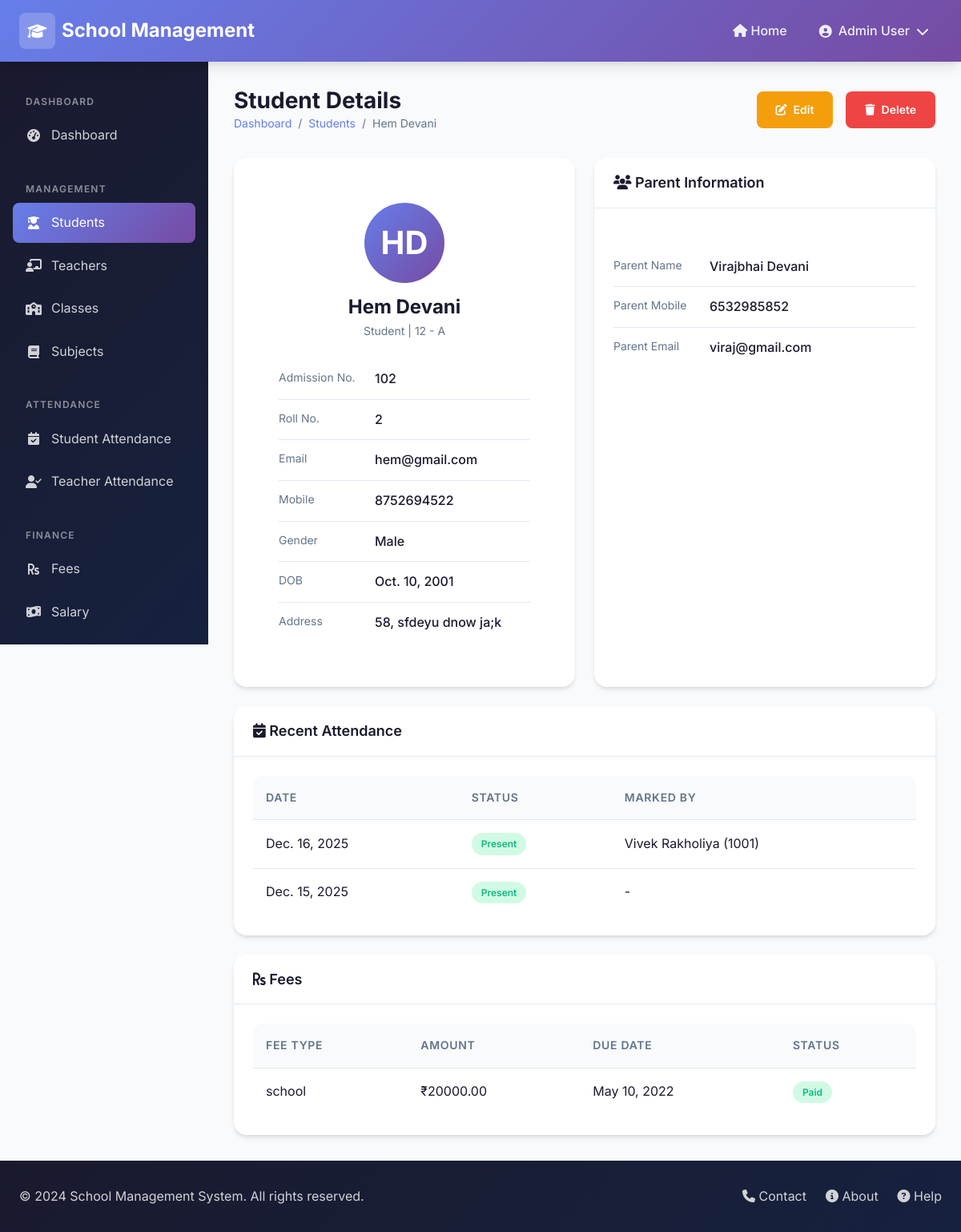
/admin-panel/students/2/, run on the app's committed database.
### core/models.py (models this page shows, shortened)
class Student(models.Model):
    GENDER_CHOICES = [
        ('male', 'Male'),
        ('female', 'Female'),
        ('other', 'Other'),
    ]
    username = models.CharField(max_length=50, unique=True)
    password = models.CharField(max_length=255)
    name = models.CharField(max_length=100)
    surname = models.CharField(max_length=100)
    email = models.EmailField(unique=True)
    mobile = models.CharField(max_length=15, blank=True)
    dob = models.DateField(null=True, blank=True)
    gender = models.CharField(max_length=10, choices=GENDER_CHOICES)
    roll_no = models.CharField(max_length=20)
    address = models.TextField(blank=True)
    student_class = models.ForeignKey(Class, on_delete=models.SET_NULL, null=True, related_name='students')
    section = models.CharField(max_length=10, blank=True)
    admission_no = models.CharField(max_length=50, unique=True)
    admission_date = models.DateField(null=True, blank=True)
    parent_name = models.CharField(max_length=100, blank=True)
    parent_mobile = models.CharField(max_length=15, blank=True)
    parent_email = models.EmailField(blank=True)
    created_at = models.DateTimeField(auto_now_add=True)
    updated_at = models.DateTimeField(auto_now=True)
    @property
    def full_name(self):
        return f"{self.name} {self.surname}"

class Class(models.Model):
    name = models.CharField(max_length=50)  # e.g., "Class 1", "Class 10"
    section = models.CharField(max_length=10, blank=True)  # e.g., "A", "B"
    created_at = models.DateTimeField(auto_now_add=True)
    updated_at = models.DateTimeField(auto_now=True)
    class Meta:
        verbose_name_plural = "Classes"
        ordering = ['name', 'section']
    def __str__(self):
        if self.section:
            return f"{self.name} - {self.section}"
        return self.name

class StudentAttendance(models.Model):
    STATUS_CHOICES = [
        ('present', 'Present'),
        ('absent', 'Absent'),
        ('late', 'Late'),
    ]
    student = models.ForeignKey(Student, on_delete=models.CASCADE, related_name='attendances')
    date = models.DateField()
    status = models.CharField(max_length=10, choices=STATUS_CHOICES)
    marked_by = models.ForeignKey(Teacher, on_delete=models.SET_NULL, null=True, blank=True)
    remarks = models.TextField(blank=True)
    created_at = models.DateTimeField(auto_now_add=True)
    class Meta:
        unique_together = ['student', 'date']
        ordering = ['-date']

class Teacher(models.Model):
    GENDER_CHOICES = [
        ('male', 'Male'),
        ('female', 'Female'),
        ('other', 'Other'),
    ]
    username = models.CharField(max_length=50, unique=True)
    password = models.CharField(max_length=255)
    name = models.CharField(max_length=100)
    surname = models.CharField(max_length=100)
    email = models.EmailField(unique=True)
    mobile = models.CharField(max_length=15)
    dob = models.DateField(null=True, blank=True)
    gender = models.CharField(max_length=10, choices=GENDER_CHOICES)
    address = models.TextField(blank=True)
    employee_id = models.CharField(max_length=50, unique=True)
    qualification = models.CharField(max_length=200, blank=True)
    joining_date = models.DateField(null=True, blank=True)
    experience = models.CharField(max_length=50, blank=True)
    salary = models.DecimalField(max_digits=10, decimal_places=2, default=0)
    subjects = models.ManyToManyField(Subject, blank=True, related_name='teachers')
    created_at = models.DateTimeField(auto_now_add=True)
    updated_at = models.DateTimeField(auto_now=True)
    def __str__(self):
        return f"{self.name} {self.surname} ({self.employee_id})"

class Fees(models.Model):
    STATUS_CHOICES = [
        ('paid', 'Paid'),
        ('unpaid', 'Unpaid'),
        ('partial', 'Partial'),
    ]
    student = models.ForeignKey(Student, on_delete=models.CASCADE, related_name='fees')
    fee_type = models.CharField(max_length=50)  # e.g., "Tuition", "Exam", "Library"
    amount = models.DecimalField(max_digits=10, decimal_places=2)
    due_date = models.DateField()
    paid_date = models.DateField(null=True, blank=True)
    paid_amount = models.DecimalField(max_digits=10, decimal_places=2, default=0)
    status = models.CharField(max_length=20, choices=STATUS_CHOICES, default='unpaid')
    remarks = models.TextField(blank=True)
    created_at = models.DateTimeField(auto_now_add=True)
    updated_at = models.DateTimeField(auto_now=True)
    class Meta:
        verbose_name_plural = "Fees"

### core/views.py (the view)
    def wrapper(request, *args, **kwargs):
        if request.session.get('user_role') != 'admin':
            try:
                admin = Admin.objects.first()
                if admin:
                    request.session['user_id'] = admin.id
                    request.session['user_role'] = 'admin'
                    request.session['user_name'] = admin.full_name
            except:
                messages.error(request, 'Admin not found.')
                return redirect('login')
        return view_func(request, *args, **kwargs)

### templates/admin/students/detail.html (shortened to what this page needs)
{% extends 'base.html' %}
{% load static %}
{% block content %}
{% include 'partials/admin_header.html' %}
<div class="dashboard-layout">
    {% include 'partials/sidebar.html' %}
    <main class="main-content">
        <div class="page-header">
            <div>
                <h1 class="page-title">Student Details</h1>
                <div class="breadcrumb">
                    <a href="{% url 'admin_dashboard' %}">Dashboard</a>
                    <span>/</span>
                    <a href="{% url 'student_list' %}">Students</a>
                    <span>/</span>
                    <span>{{ student.full_name }}</span>
                </div>
            </div>
            <div class="flex gap-2">
                <a href="{% url 'student_edit' student.pk %}" class="btn btn-warning">
                    <i class="fas fa-edit"></i> Edit
                </a>
                <a href="{% url 'student_delete' student.pk %}" class="btn btn-danger">
                    <i class="fas fa-trash"></i> Delete
                </a>
            </div>
        </div>
        <div class="recent-grid">
            <div class="card">
                <div class="card-body">
                    <div class="profile-card">
                        <div class="profile-avatar">
                            {{ student.name|slice:":1" }}{{ student.surname|slice:":1" }}
                        </div>
                        <h2 class="profile-name">{{ student.full_name }}</h2>
                        <p class="profile-role">Student | {{ student.student_class|default:"No Class" }}</p>
                        <div class="profile-info">
                            <div class="profile-info-item">
                                <span class="profile-info-label">Admission No.</span>
                                <span class="profile-info-value">{{ student.admission_no }}</span>
                            </div>
                            <div class="profile-info-item">
                                <span class="profile-info-label">Roll No.</span>
                                <span class="profile-info-value">{{ student.roll_no }}</span>
                            </div>
                            <div class="profile-info-item">
                                <span class="profile-info-label">Email</span>
                                <span class="profile-info-value">{{ student.email }}</span>
                            </div>
                            <div class="profile-info-item">
                                <span class="profile-info-label">Mobile</span>
                                <span class="profile-info-value">{{ student.mobile|default:"-" }}</span>
                            </div>
                            <div class="profile-info-item">
                                <span class="profile-info-label">Gender</span>
                                <span class="profile-info-value">{{ student.get_gender_display }}</span>
                            </div>
                            <div class="profile-info-item">
                                <span class="profile-info-label">DOB</span>
                                <span class="profile-info-value">{{ student.dob|default:"-" }}</span>
                            </div>
                            <div class="profile-info-item">
                                <span class="profile-info-label">Address</span>
                                <span class="profile-info-value">{{ student.address|default:"-" }}</span>
                            </div>
                        </div>
                    </div>
                </div>
            </div>
            <div class="card">
                <div class="card-header">
                    <h3 class="card-title"><i class="fas fa-users"></i> Parent Information</h3>
                </div>
                <div class="card-body">
                    <div class="profile-info">
                        <div class="profile-info-item">
                            <span class="profile-info-label">Parent Name</span>
                            <span class="profile-info-value">{{ student.parent_name|default:"-" }}</span>
                        </div>
                        <div class="profile-info-item">
                            <span class="profile-info-label">Parent Mobile</span>
                            <span class="profile-info-value">{{ student.parent_mobile|default:"-" }}</span>
                        </div>
                        <div class="profile-info-item">
                            <span class="profile-info-label">Parent Email</span>
                            <span class="profile-info-value">{{ student.parent_email|default:"-" }}</span>
                        </div>
                    </div>
                </div>
            </div>
        </div>
        <div class="card mt-3">
            <div class="card-header">
                <h3 class="card-title"><i class="fas fa-calendar-check"></i> Recent Attendance</h3>
            </div>
            <div class="card-body">
                <div class="table-container" style="box-shadow: none;">
                    <table class="table">
                        <thead>
                            <tr>
                                <th>Date</th>
                                <th>Status</th>
                                <th>Marked By</th>
                            </tr>
                        </thead>
                        <tbody>
                            {% for attendance in attendances %}
                            <tr>
                                <td>{{ attendance.date }}</td>
                                <td>
                                    <span
                                        class="badge badge-{% if attendance.status == 'present' %}success{% elif attendance.status == 'absent' %}danger{% else %}warning{% endif %}">
                                        {{ attendance.get_status_display }}
                                    </span>
                                </td>
                                <td>{{ attendance.marked_by|default:"-" }}</td>
                            </tr>
                            {% empty %}
                            <tr>
                                <td colspan="3" class="text-center text-gray">No attendance records</td>
                            </tr>
                            {% endfor %}
                        </tbody>
                    </table>
                </div>
            </div>
        </div>
        <div class="card mt-3">
            <div class="card-header">
                <h3 class="card-title"><i class="fas fa-rupee-sign"></i> Fees</h3>
            </div>
            <div class="card-body">
                <div class="table-container" style="box-shadow: none;">
                    <table class="table">
                        <thead>
                            <tr>
                                <th>Fee Type</th>
                                <th>Amount</th>
                                <th>Due Date</th>
                                <th>Status</th>
                            </tr>
                        </thead>
                        <tbody>
                            {% for fee in fees %}
                            <tr>
                                <td>{{ fee.fee_type }}</td>
                                <td>₹{{ fee.amount }}</td>
                                <td>{{ fee.due_date }}</td>
                                <td>
                                    <span
                                        class="badge badge-{% if fee.status == 'paid' %}success{% elif fee.status == 'unpaid' %}danger{% else %}warning{% endif %}">
                                        {{ fee.get_status_display }}
                                    </span>
                                </td>
                            </tr>
                            {% empty %}
                            <tr>
                                <td colspan="4" class="text-center text-gray">No fee records</td>
                            </tr>
                            {% endfor %}
                        </tbody>
                    </table>
                </div>
            </div>
        </div>
    </main>
</div>
{% include 'partials/footer.html' %}
{% endblock %}

### data on the page
Student: full_name "Hem Devani", name "H", surname "D", student_class "12 - A", admission_no "102", roll_no "2", email "hem@gmail.com", mobile "8752694522", gender "Male", dob "Oct. 10, 2001", address "58, sfdeyu dnow ja;k", parent_name "Virajbhai Devani", parent_mobile "6532985852", parent_email "viraj@gmail.com"
StudentAttendance: date "Dec. 16, 2025", status "Present", marked_by "Vivek Rakholiya (1001)"
StudentAttendance: date "Dec. 15, 2025", status "Present", marked_by "-"
Fees: fee_type "school", amount "20000.00", due_date "May 10, 2022", status "Paid"

### other printed values
{{ request.session.user_name|default:"Administrator" }} "Admin User"
